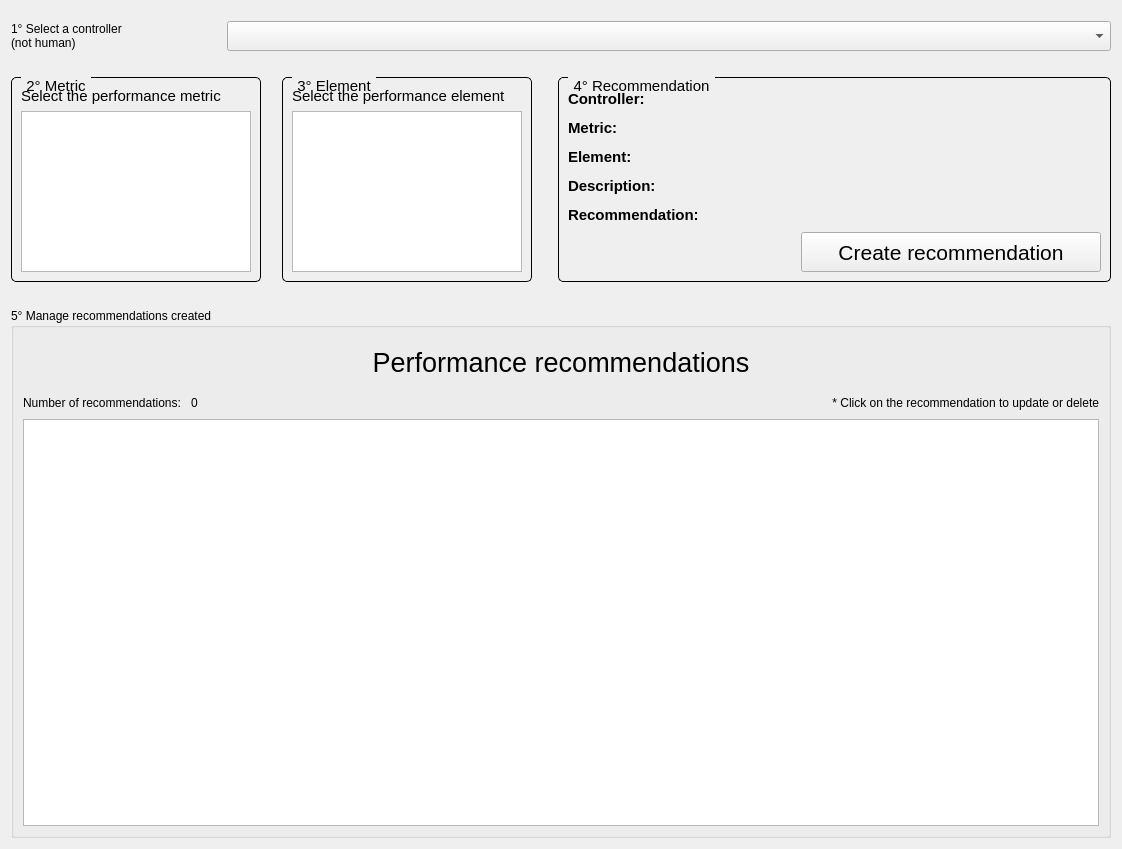
          <widget class="QWidget" name="scrollAreaWidgetContents_15">
           <property name="geometry">
            <rect>
             <x>0</x>
             <y>0</y>
             <width>1122</width>
             <height>849</height>
            </rect>
           </property>
           <layout class="QGridLayout" name="gridLayout_62">
            <item row="0" column="0">
             <layout class="QHBoxLayout" name="horizontalLayout_86">
              <property name="topMargin">
               <number>10</number>
              </property>
              <property name="bottomMargin">
               <number>10</number>
              </property>
              <item>
               <widget class="QLabel" name="label_79">
                <property name="minimumSize">
                 <size>
                  <width>210</width>
                  <height>0</height>
                 </size>
                </property>
                <property name="maximumSize">
                 <size>
                  <width>100</width>
                  <height>16777215</height>
                 </size>
                </property>
                <property name="text">
                 <string>1° Select a controller
(not human)</string>
                </property>
               </widget>
              </item>
              <item>
               <widget class="QComboBox" name="combobox_pef_controller">
                <property name="minimumSize">
                 <size>
                  <width>0</width>
                  <height>30</height>
                 </size>
                </property>
                <property name="focusPolicy">
                 <enum>Qt::TabFocus</enum>
                </property>
                <property name="contextMenuPolicy">
                 <enum>Qt::DefaultContextMenu</enum>
                </property>
                <property name="toolTip">
                 <string>This list contains all controllers that are NOT HUMAN</string>
                </property>
               </widget>
              </item>
             </layout>
            </item>
            <item row="1" column="0">
             <layout class="QHBoxLayout" name="horizontalLayout_105">
              <property name="topMargin">
               <number>10</number>
              </property>
              <property name="bottomMargin">
               <number>20</number>
              </property>
              <item>
               <widget class="QGroupBox" name="groupBox_33">
                <property name="maximumSize">
                 <size>
                  <width>250</width>
                  <height>16777215</height>
                 </size>
                </property>
                <property name="styleSheet">
                 <string notr="true">QGroupBox {
    border: 1px solid black;
    border-radius: 5px;
    margin-top: 0.5em;
    font-size: 15px;
}

QGroupBox::title {
    subcontrol-origin: margin;
    left: 10px;
    padding: 0 3px 0 3px;
}</string>
                </property>
                <property name="title">
                 <string>2° Metric</string>
                </property>
                <layout class="QGridLayout" name="gridLayout_58">
                 <item row="0" column="0">
                  <layout class="QVBoxLayout" name="verticalLayout_43">
                   <item>
                    <widget class="QLabel" name="label_70">
                     <property name="font">
                      <font>
                       <pointsize>11</pointsize>
                      </font>
                     </property>
                     <property name="text">
                      <string>Select the performance metric</string>
                     </property>
                    </widget>
                   </item>
                   <item>
                    <widget class="QListWidget" name="listwidget_pef_metric">
                     <property name="minimumSize">
                      <size>
                       <width>0</width>
                       <height>145</height>
                      </size>
                     </property>
                     <property name="maximumSize">
                      <size>
                       <width>16777215</width>
                       <height>16777215</height>
                      </size>
                     </property>
                     <property name="font">
                      <font>
                       <pointsize>11</pointsize>
                      </font>
                     </property>
                     <property name="verticalScrollBarPolicy">
                      <enum>Qt::ScrollBarAlwaysOff</enum>
                     </property>
                     <property name="alternatingRowColors">
                      <bool>true</bool>
                     </property>
                     <property name="wordWrap">
                      <bool>true</bool>
                     </property>
                    </widget>
                   </item>
                  </layout>
                 </item>
                </layout>
               </widget>
              </item>
              <item>
               <spacer name="horizontalSpacer_44">
                <property name="orientation">
                 <enum>Qt::Horizontal</enum>
                </property>
                <property name="sizeType">
                 <enum>QSizePolicy::Maximum</enum>
                </property>
                <property name="sizeHint" stdset="0">
                 <size>
                  <width>15</width>
                  <height>20</height>
                 </size>
                </property>
               </spacer>
              </item>
              <item>
               <widget class="QGroupBox" name="groupBox_36">
                <property name="maximumSize">
                 <size>
                  <width>250</width>
                  <height>16777215</height>
                 </size>
                </property>
                <property name="styleSheet">
                 <string notr="true">QGroupBox {
    border: 1px solid black;
    border-radius: 5px;
    margin-top: 0.5em;
    font-size: 15px;
}

QGroupBox::title {
    subcontrol-origin: margin;
    left: 10px;
    padding: 0 3px 0 3px;
}</string>
                </property>
                <property name="title">
                 <string>3° Element</string>
                </property>
                <layout class="QGridLayout" name="gridLayout_61">
                 <item row="0" column="0">
                  <layout class="QVBoxLayout" name="verticalLayout_45">
                   <item>
                    <widget class="QLabel" name="label_91">
                     <property name="font">
                      <font>
                       <pointsize>11</pointsize>
                      </font>
                     </property>
                     <property name="text">
                      <string>Select the performance element</string>
                     </property>
                    </widget>
                   </item>
                   <item>
                    <widget class="QListWidget" name="listwidget_pef_element">
                     <property name="minimumSize">
                      <size>
                       <width>0</width>
                       <height>145</height>
                      </size>
                     </property>
                     <property name="maximumSize">
                      <size>
                       <width>16777215</width>
                       <height>16777215</height>
                      </size>
                     </property>
                     <property name="font">
                      <font>
                       <pointsize>11</pointsize>
                      </font>
                     </property>
                     <property name="verticalScrollBarPolicy">
                      <enum>Qt::ScrollBarAlwaysOff</enum>
                     </property>
                     <property name="alternatingRowColors">
                      <bool>true</bool>
                     </property>
                     <property name="wordWrap">
                      <bool>true</bool>
                     </property>
                    </widget>
                   </item>
                  </layout>
                 </item>
                </layout>
               </widget>
              </item>
              <item>
               <spacer name="horizontalSpacer_47">
                <property name="orientation">
                 <enum>Qt::Horizontal</enum>
                </property>
                <property name="sizeType">
                 <enum>QSizePolicy::Maximum</enum>
                </property>
                <property name="sizeHint" stdset="0">
                 <size>
                  <width>20</width>
                  <height>20</height>
                 </size>
                </property>
               </spacer>
              </item>
              <item>
               <widget class="QGroupBox" name="groupBox_34">
                <property name="styleSheet">
                 <string notr="true">QGroupBox {
    border: 1px solid black;
    border-radius: 5px;
    margin-top: 0.5em;
    font-size: 15px;
}

QGroupBox::title {
    subcontrol-origin: margin;
    left: 10px;
    padding: 0 3px 0 3px;
}</string>
                </property>
                <property name="title">
                 <string>4° Recommendation</string>
                </property>
                <layout class="QGridLayout" name="gridLayout_59">
                 <item row="0" column="0">
                  <layout class="QHBoxLayout" name="horizontalLayout_95">
                   <item>
                    <layout class="QHBoxLayout" name="horizontalLayout_96">
                     <item>
                      <widget class="QLabel" name="label_73">
                       <property name="minimumSize">
                        <size>
                         <width>140</width>
                         <height>0</height>
                        </size>
                       </property>
                       <property name="maximumSize">
                        <size>
                         <width>140</width>
                         <height>16777215</height>
                        </size>
                       </property>
                       <property name="font">
                        <font>
                         <pointsize>11</pointsize>
                         <weight>75</weight>
                         <bold>true</bold>
                        </font>
                       </property>
                       <property name="text">
                        <string>Controller:</string>
                       </property>
                      </widget>
                     </item>
                     <item>
                      <widget class="QLabel" name="label_pef_controller">
                       <property name="minimumSize">
                        <size>
                         <width>200</width>
                         <height>0</height>
                        </size>
                       </property>
                       <property name="maximumSize">
                        <size>
                         <width>16777215</width>
                         <height>16777215</height>
                        </size>
                       </property>
                       <property name="font">
                        <font>
                         <pointsize>11</pointsize>
                        </font>
                       </property>
                       <property name="text">
                        <string/>
                       </property>
                       <property name="wordWrap">
                        <bool>true</bool>
                       </property>
                      </widget>
                     </item>
                    </layout>
                   </item>
                  </layout>
                 </item>
                 <item row="1" column="0">
                  <layout class="QHBoxLayout" name="horizontalLayout_97">
                   <item>
                    <widget class="QLabel" name="label_80">
                     <property name="minimumSize">
                      <size>
                       <width>140</width>
                       <height>0</height>
                      </size>
                     </property>
                     <property name="maximumSize">
                      <size>
                       <width>140</width>
                       <height>16777215</height>
                      </size>
                     </property>
                     <property name="font">
                      <font>
                       <pointsize>11</pointsize>
                       <weight>75</weight>
                       <bold>true</bold>
                      </font>
                     </property>
                     <property name="text">
                      <string>Metric:</string>
                     </property>
                    </widget>
                   </item>
                   <item>
                    <widget class="QLabel" name="label_pef_metric">
                     <property name="minimumSize">
                      <size>
                       <width>0</width>
                       <height>0</height>
                      </size>
                     </property>
                     <property name="maximumSize">
                      <size>
                       <width>16777215</width>
                       <height>16777215</height>
                      </size>
                     </property>
                     <property name="font">
                      <font>
                       <pointsize>11</pointsize>
                      </font>
                     </property>
                     <property name="text">
                      <string/>
                     </property>
                     <property name="wordWrap">
                      <bool>true</bool>
                     </property>
                    </widget>
                   </item>
                  </layout>
                 </item>
                 <item row="2" column="0">
                  <layout class="QHBoxLayout" name="horizontalLayout_103">
                   <item>
                    <widget class="QLabel" name="label_92">
                     <property name="minimumSize">
                      <size>
                       <width>140</width>
                       <height>0</height>
                      </size>
                     </property>
                     <property name="maximumSize">
                      <size>
                       <width>140</width>
                       <height>16777215</height>
                      </size>
                     </property>
                     <property name="font">
                      <font>
                       <pointsize>11</pointsize>
                       <weight>75</weight>
                       <bold>true</bold>
                      </font>
                     </property>
                     <property name="text">
                      <string>Element:</string>
                     </property>
                    </widget>
                   </item>
                   <item>
                    <widget class="QLabel" name="label_pef_element">
                     <property name="minimumSize">
                      <size>
                       <width>0</width>
                       <height>0</height>
                      </size>
                     </property>
                     <property name="maximumSize">
                      <size>
                       <width>16777215</width>
                       <height>16777215</height>
                      </size>
                     </property>
                     <property name="font">
                      <font>
                       <pointsize>11</pointsize>
                      </font>
                     </property>
                     <property name="text">
                      <string/>
                     </property>
                     <property name="wordWrap">
                      <bool>true</bool>
                     </property>
                    </widget>
                   </item>
                  </layout>
                 </item>
                 <item row="3" column="0">
                  <layout class="QHBoxLayout" name="horizontalLayout_98">
                   <item>
                    <widget class="QLabel" name="label_84">
                     <property name="minimumSize">
                      <size>
                       <width>140</width>
                       <height>0</height>
                      </size>
                     </property>
                     <property name="maximumSize">
                      <size>
                       <width>140</width>
                       <height>16777215</height>
                      </size>
                     </property>
                     <property name="font">
                      <font>
                       <pointsize>11</pointsize>
                       <weight>75</weight>
                       <bold>true</bold>
                      </font>
                     </property>
                     <property name="text">
                      <string>Description:</string>
                     </property>
                    </widget>
                   </item>
                   <item>
                    <widget class="QLabel" name="label_pef_description">
                     <property name="minimumSize">
                      <size>
                       <width>0</width>
                       <height>0</height>
                      </size>
                     </property>
                     <property name="maximumSize">
                      <size>
                       <width>16777215</width>
                       <height>16777215</height>
                      </size>
                     </property>
                     <property name="font">
                      <font>
                       <pointsize>11</pointsize>
                      </font>
                     </property>
                     <property name="text">
                      <string/>
                     </property>
                     <property name="wordWrap">
                      <bool>true</bool>
                     </property>
                    </widget>
                   </item>
                  </layout>
                 </item>
                 <item row="4" column="0">
                  <layout class="QHBoxLayout" name="horizontalLayout_100">
                   <item>
                    <widget class="QLabel" name="label_85">
                     <property name="minimumSize">
                      <size>
                       <width>140</width>
                       <height>0</height>
                      </size>
                     </property>
                     <property name="maximumSize">
                      <size>
                       <width>140</width>
                       <height>16777215</height>
                      </size>
                     </property>
                     <property name="font">
                      <font>
                       <pointsize>11</pointsize>
                       <weight>75</weight>
                       <bold>true</bold>
                      </font>
                     </property>
                     <property name="text">
                      <string>Recommendation:</string>
                     </property>
                    </widget>
                   </item>
                   <item>
                    <widget class="QLabel" name="label_pef_recommendation">
                     <property name="minimumSize">
                      <size>
                       <width>0</width>
                       <height>0</height>
                      </size>
                     </property>
                     <property name="maximumSize">
                      <size>
                       <width>16777215</width>
                       <height>16777215</height>
                      </size>
                     </property>
                     <property name="font">
                      <font>
                       <pointsize>11</pointsize>
                      </font>
                     </property>
                     <property name="text">
                      <string/>
                     </property>
                     <property name="wordWrap">
                      <bool>true</bool>
                     </property>
                    </widget>
                   </item>
                  </layout>
                 </item>
                 <item row="5" column="0">
                  <layout class="QHBoxLayout" name="horizontalLayout_102">
                   <item>
                    <spacer name="horizontalSpacer_45">
                     <property name="orientation">
                      <enum>Qt::Horizontal</enum>
                     </property>
                     <property name="sizeHint" stdset="0">
                      <size>
                       <width>40</width>
                       <height>20</height>
                      </size>
                     </property>
                    </spacer>
                   </item>
                   <item>
                    <widget class="QPushButton" name="button_pef_add">
                     <property name="minimumSize">
                      <size>
                       <width>300</width>
                       <height>40</height>
                      </size>
                     </property>
                     <property name="maximumSize">
                      <size>
                       <width>300</width>
                       <height>16777215</height>
                      </size>
                     </property>
                     <property name="font">
                      <font>
                       <pointsize>16</pointsize>
                       <underline>false</underline>
                       <kerning>true</kerning>
                      </font>
                     </property>
                     <property name="text">
                      <string>Create recommendation</string>
                     </property>
                    </widget>
                   </item>
                  </layout>
                 </item>
                </layout>
               </widget>
              </item>
             </layout>
            </item>
            <item row="2" column="0">
             <widget class="QGroupBox" name="groupBox_35">
              <property name="minimumSize">
               <size>
                <width>0</width>
                <height>530</height>
               </size>
              </property>
              <property name="maximumSize">
               <size>
                <width>16777215</width>
                <height>16777215</height>
               </size>
              </property>
              <property name="title">
               <string>5° Manage recommendations created</string>
              </property>
              <layout class="QGridLayout" name="gridLayout_60">
               <item row="0" column="0">
                <widget class="QLabel" name="label_86">
                 <property name="minimumSize">
                  <size>
                   <width>0</width>
                   <height>50</height>
                  </size>
                 </property>
                 <property name="maximumSize">
                  <size>
                   <width>16777215</width>
                   <height>50</height>
                  </size>
                 </property>
                 <property name="font">
                  <font>
                   <pointsize>20</pointsize>
                   <underline>false</underline>
                  </font>
                 </property>
                 <property name="text">
                  <string>Performance recommendations</string>
                 </property>
                 <property name="alignment">
                  <set>Qt::AlignCenter</set>
                 </property>
                </widget>
               </item>
               <item row="1" column="0">
                <layout class="QHBoxLayout" name="horizontalLayout_104">
                 <item>
                  <widget class="QLabel" name="label_90">
                   <property name="text">
                    <string>Number of recommendations: </string>
                   </property>
                  </widget>
                 </item>
                 <item>
                  <widget class="QLabel" name="lbl_pef_recommendation_count">
                   <property name="minimumSize">
                    <size>
                     <width>40</width>
                     <height>0</height>
                    </size>
                   </property>
                   <property name="text">
                    <string>0</string>
                   </property>
                  </widget>
                 </item>
                 <item>
                  <spacer name="horizontalSpacer_46">
                   <property name="orientation">
                    <enum>Qt::Horizontal</enum>
                   </property>
                   <property name="sizeHint" stdset="0">
                    <size>
                     <width>40</width>
                     <height>20</height>
                    </size>
                   </property>
                  </spacer>
                 </item>
                 <item>
                  <widget class="QLabel" name="label_87">
                   <property name="text">
                    <string>* Click on the recommendation to update or delete</string>
                   </property>
                   <property name="alignment">
                    <set>Qt::AlignRight|Qt::AlignTrailing|Qt::AlignVCenter</set>
                   </property>
                  </widget>
                 </item>
                </layout>
               </item>
               <item row="2" column="0">
                <widget class="QListWidget" name="listwidget_pef_recommendations">
                 <property name="minimumSize">
                  <size>
                   <width>0</width>
                   <height>400</height>
                  </size>
                 </property>
                 <property name="maximumSize">
                  <size>
                   <width>16777215</width>
                   <height>450</height>
                  </size>
                 </property>
                 <property name="alternatingRowColors">
                  <bool>true</bool>
                 </property>
                 <property name="wordWrap">
                  <bool>true</bool>
                 </property>
                </widget>
               </item>
              </layout>
             </widget>
            </item>
           </layout>
          </widget>
